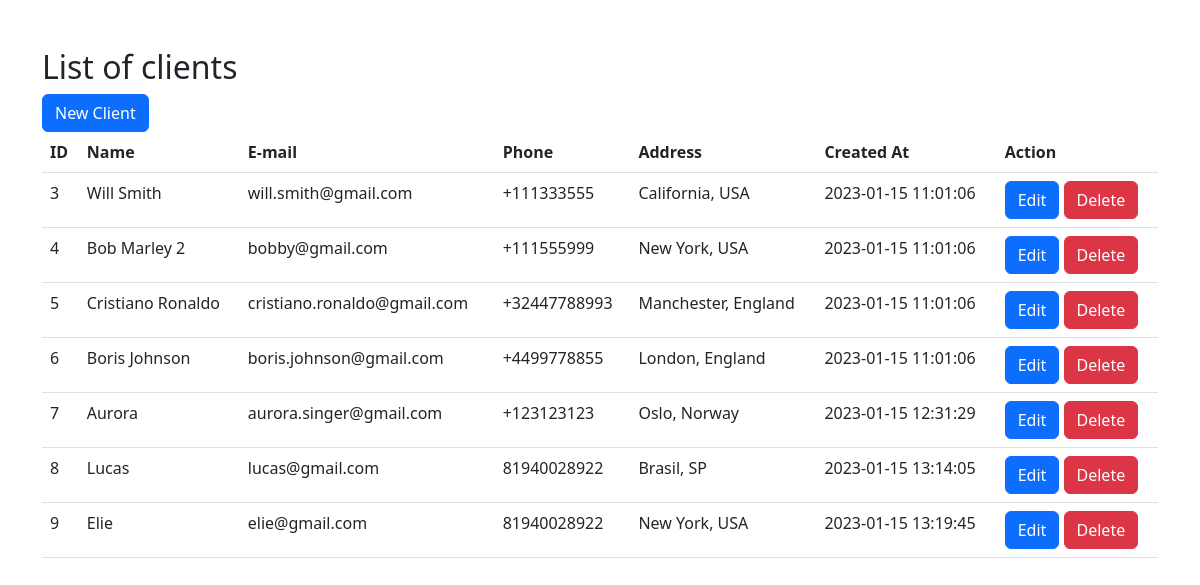
The page / on the database its author committed.
### tables this page shows
CREATE TABLE `clients` (
  `id` int(11) NOT NULL,
  `name` varchar(100) NOT NULL,
  `email` varchar(200) NOT NULL,
  `phone` varchar(20) DEFAULT NULL,
  `address` varchar(200) DEFAULT NULL,
  `created_at` datetime NOT NULL DEFAULT current_timestamp()
);

### index.php (the view, shortened to what this page needs)
<!DOCTYPE html>
<html lang="pt-br">
<head>
    <link rel="stylesheet" href="https://cdn.jsdelivr.net/npm/bootstrap@5.2.3/dist/css/bootstrap.min.css">
</head>
<body>
    <div class="container my-5">
        <h2>List of clients</h2>
        <a class="btn btn-primary" role="button" href="create.php">New Client</a>
        <br>
        <table class="table">
            <thead>
                <tr>
                    <th>ID</th>
                    <th>Name</th>
                    <th>E-mail</th>
                    <th>Phone</th>
                    <th>Address</th>
                    <th>Created At</th>
                    <th>Action</th>
                </tr>
            </thead>
            <tbody>
                <?php
                    $dbHost = 'localhost';
                    $dbUsername = 'root';
                    $dbPassword = '';
                    $dbName = 'myshop';
                    $conn = new mysqli($dbHost, $dbUsername, $dbPassword, $dbName);
                    $readAll = 'SELECT * FROM clients';
                    $result = mysqli_query($conn, $readAll);
                    while($row = $result->fetch_assoc()){
                        echo "
                        <tr>
                            <td>$row[id]</td>
                            <td>$row[name]</td>
                            <td>$row[email]</td>
                            <td>$row[phone]</td>
                            <td>$row[address]</td>
                            <td>$row[created_at]</td>
                            <td>
                                <a class='btn btn-primary' href='edit.php?id=$row[id]'>Edit</a>
                                <a class='btn btn-danger' href='delete.php?id=$row[id]'>Delete</a>
                            </td>
                        </tr>
                        ";
                    }
                ?>
            </tbody>
        </table>
    </div>
</body>
</html>

### rows shown on the page
clients: id "3", name "Will Smith", email "will.smith@gmail.com", phone "+111333555", address "California, USA", created_at "2023-01-15 11:01:06"
clients: id "4", name "Bob Marley 2", email "bobby@gmail.com", phone "+111555999", address "New York, USA", created_at "2023-01-15 11:01:06"
clients: id "5", name "Cristiano Ronaldo", email "cristiano.ronaldo@gmail.com", phone "+32447788993", address "Manchester, England", created_at "2023-01-15 11:01:06"
clients: id "6", name "Boris Johnson", email "boris.johnson@gmail.com", phone "+4499778855", address "London, England", created_at "2023-01-15 11:01:06"
clients: id "7", name "Aurora", email "aurora.singer@gmail.com", phone "+123123123", address "Oslo, Norway", created_at "2023-01-15 12:31:29"
clients: id "8", name "Lucas", email "lucas@gmail.com", phone "81940028922", address "Brasil, SP", created_at "2023-01-15 13:14:05"
clients: id "9", name "Elie", email "elie@gmail.com", phone "81940028922", address "New York, USA", created_at "2023-01-15 13:19:45"
